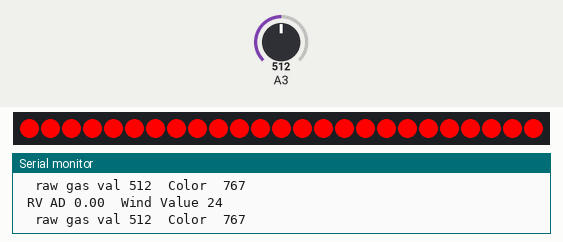
The sketch below on a simulated ATtiny85, built with avr-gcc and run on an emulated ATtiny85. Shown: 25 RGB LEDs in strip order, left to right, the last lines printed to the serial monitor. The inputs (shaded band) are chosen by the test bench; at power-on: A3 = 512. Dim RGB values are drawn brighter than linear.

Above: at 1.2 s.
1.3 s: A3 set to 122
At 2.0 s:
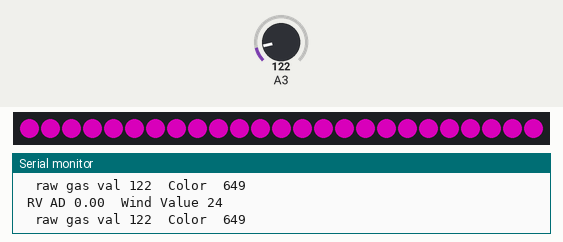
3.0 s: A3 set to 0
At 3.4 s:
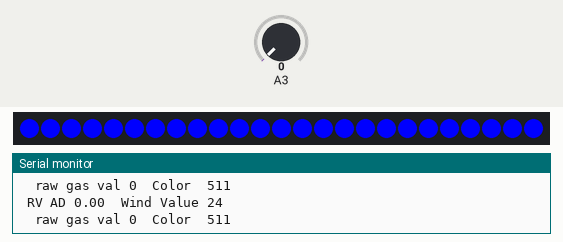
4.5 s: A3 set to 265
At 6.0 s:
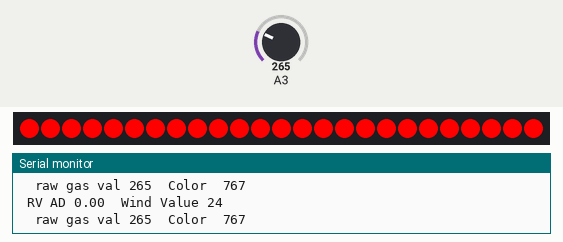
Timing chart, 0 to 7.5 s (numbered marks = the images above; inputs shaded):
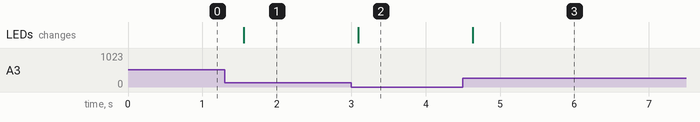

The sketch:

FINAL.ino
```cpp
//Light libraries
#include "Adafruit_WS2801.h"
#include "SPI.h" // Comment out this line if using Trinket or Gemma
#ifdef __AVR_ATtiny85__
 #include <avr/power.h>
#endif

//math library
#include <math.h>

//Light initializing.
uint8_t dataPin  = 2;    // Yellow wire on Adafruit Pixels
uint8_t clockPin = 3;    // Green wire on Adafruit Pixels
const int light_low = 3;
const int light_high = 24;
const int numlights = 25;
const int steady_lights = 3;
int light_val;

//gas sensor initializing
int gas_low = 0;
int gas_high = 1023;
int gas_tune_low = 30;
int gas_tune_high = 200;
int raw_gas_val;
#define gasSensorPin  3

//color and delay
uint32_t good_color = 511; //RGB 24 bit color 0x00BFFF. 701?
uint32_t bad_color = 767; //0xFF4500
uint32_t curr_color = 511;
uint8_t wait = 500; //delay between readings

//wind sensor initializing
#define analogPinForRV    4
#define analogPinForTMP   5

int TMP_Therm_ADunits;  //temp termistor value from wind sensor
float RV_Wind_ADunits;    //RV output from wind sensor
float RV_Wind_Volts;
unsigned long lastMillis;
int TempCtimes100;
float zeroWind_volts = 1.87; //change based on calibtration in "zero wind" conditions
float WindSpeed_MPH;
int windRD_low = 420; //change the range based on testing with desired low and high wind
int windRD_high = 500;
uint8_t wind_val;

// Set the first variable to the NUMBER of pixels. 25 = 25 pixels in a row
Adafruit_WS2801 strip = Adafruit_WS2801(25, dataPin, clockPin);

void setup() {
  strip.begin();

  // Update LED contents, to start they are all 'off'
  strip.show();
  Serial.begin(9600); //begin serial communication
}

void loop()
{


//Wind speed calcs

  TMP_Therm_ADunits = analogRead(analogPinForTMP);
  RV_Wind_ADunits = analogRead(analogPinForRV);
  RV_Wind_Volts = (RV_Wind_ADunits *  0.0048828125);
  WindSpeed_MPH =  pow(((RV_Wind_Volts - zeroWind_volts) /.2300) , 2.7265);
  /*Serial.print("  TMP volts ");
  Serial.print(TMP_Therm_ADunits * 0.0048828125);

  Serial.print(" RV volts ");
  Serial.print((float)RV_Wind_Volts);*/

  Serial.print(" RV AD ");
  Serial.print((float)RV_Wind_ADunits);

  /*Serial.print("\t  TempC*100 ");
  Serial.print(TempCtimes100 );

  Serial.print("   ZeroWind volts ");
  Serial.print(zeroWind_volts);

  Serial.print("   WindSpeed MPH ");
  Serial.print((float)WindSpeed_MPH);*/

//wind speed mapping to light array
  wind_val = map((int)RV_Wind_ADunits, windRD_low, windRD_high, light_low, light_high);
  wind_val = constrain(wind_val, light_low, light_high);
  Serial.print("  Wind Value ");
  Serial.println((int)wind_val);
//gas sensor reading and tuning

  raw_gas_val = analogRead(gasSensorPin);
  //gas_tune();
  Serial.print("  raw gas val ");
  Serial.print(raw_gas_val);
  if (raw_gas_val < gas_tune_low){
    raw_gas_val = gas_tune_low;
  }
  else if(raw_gas_val > gas_tune_high){
    raw_gas_val = gas_tune_high;
  }
//update color based on gas
  curr_color = map(raw_gas_val, gas_tune_low, gas_tune_high, good_color, bad_color);
  constrain(curr_color, good_color, bad_color);
  Serial.print("  Color  ");
  Serial.println((int) curr_color);  // read analog input pin 0
  convertColor();
  update_light_height();

  /*for(int i = 0; i<wind_val; i++){
    strip.setPixelColor(i, curr_color);
  }
  strip.show();
 for(int i = 0; i<wind_val; i++){
    strip.setPixelColor(i, 0x000000);
  }
  */
  delay(wait);
}

void convertColor()
{
  byte redIntensity;
  byte greenIntensity;
  byte blueIntensity;

  if (curr_color <= 255)          // zone 1
  {
    redIntensity = 255 - curr_color;    // red goes from on to offcurr_colorcurr_color
    greenIntensity = curr_color;        // green goes from off to on
    blueIntensity = 0;             // blue is always off
  }
  else if (curr_color <= 511)     // zone 2
  {
    redIntensity = 0;                     // red is always off
    greenIntensity = 255 - (curr_color - 256); // green on to off
    blueIntensity = (curr_color - 256);        // blue off to on
  }
  else // color >= 512       // zone 3
  {
    redIntensity = (curr_color - 512);         // red off to on
    greenIntensity = 0;                   // green is always off
    blueIntensity = 255 - (curr_color - 512);  // blue on to off
  }

  //convert to hex
  curr_color = redIntensity;
  curr_color <<= 8;
  curr_color |= greenIntensity;
  curr_color <<= 8;
  curr_color |= blueIntensity;
}


void update_light_height()
{ //turn all except 3 off
  for(int i=0; i <= light_high; i++){
    strip.setPixelColor(i,0x000000);
  }
  for(int i=light_high; i >light_high - steady_lights; i--){
    strip.setPixelColor(i,curr_color);
  }
  //turn wind_val on
  for (int i=light_high - steady_lights; i > light_high - steady_lights - wind_val; i--)
 {
  strip.setPixelColor(i, curr_color);
 }
strip.show();
}

void gas_tune()
{

  if (raw_gas_val < gas_tune_low)
  {
    gas_tune_low = raw_gas_val;
  }

  // We also initialized "high" to be 0. We'll save anything
  // we read that's higher than that:

  if (raw_gas_val > gas_tune_high)
  {
    gas_tune_high = raw_gas_val;
  }

  // Once we have the highest and lowest values, we can stick them
  // directly into the map() function. No manual tweaking needed!

  // One trick we'll do is to add a small offset to low and high,
  // to ensure that the LED is fully-off and fully-on at the limits
  // (otherwise it might flicker a little bit).

  raw_gas_val = map(raw_gas_val, gas_tune_low+30, gas_tune_high-30, 0, 255);
  raw_gas_val = constrain(raw_gas_val, gas_tune_low, gas_tune_high);
  Serial.print("  gas tune low ");
  Serial.print(gas_tune_low);
  Serial.print("  gas tune high ");
  Serial.print(gas_tune_high);

}
```

Measured:
- after the input at 1.3 s, the LEDs: change after 0.26 s (image 1)
- after the input at 3.0 s, the LEDs: change after 0.10 s (image 2)
- after the input at 4.5 s, the LEDs: change after 0.14 s (image 3)
